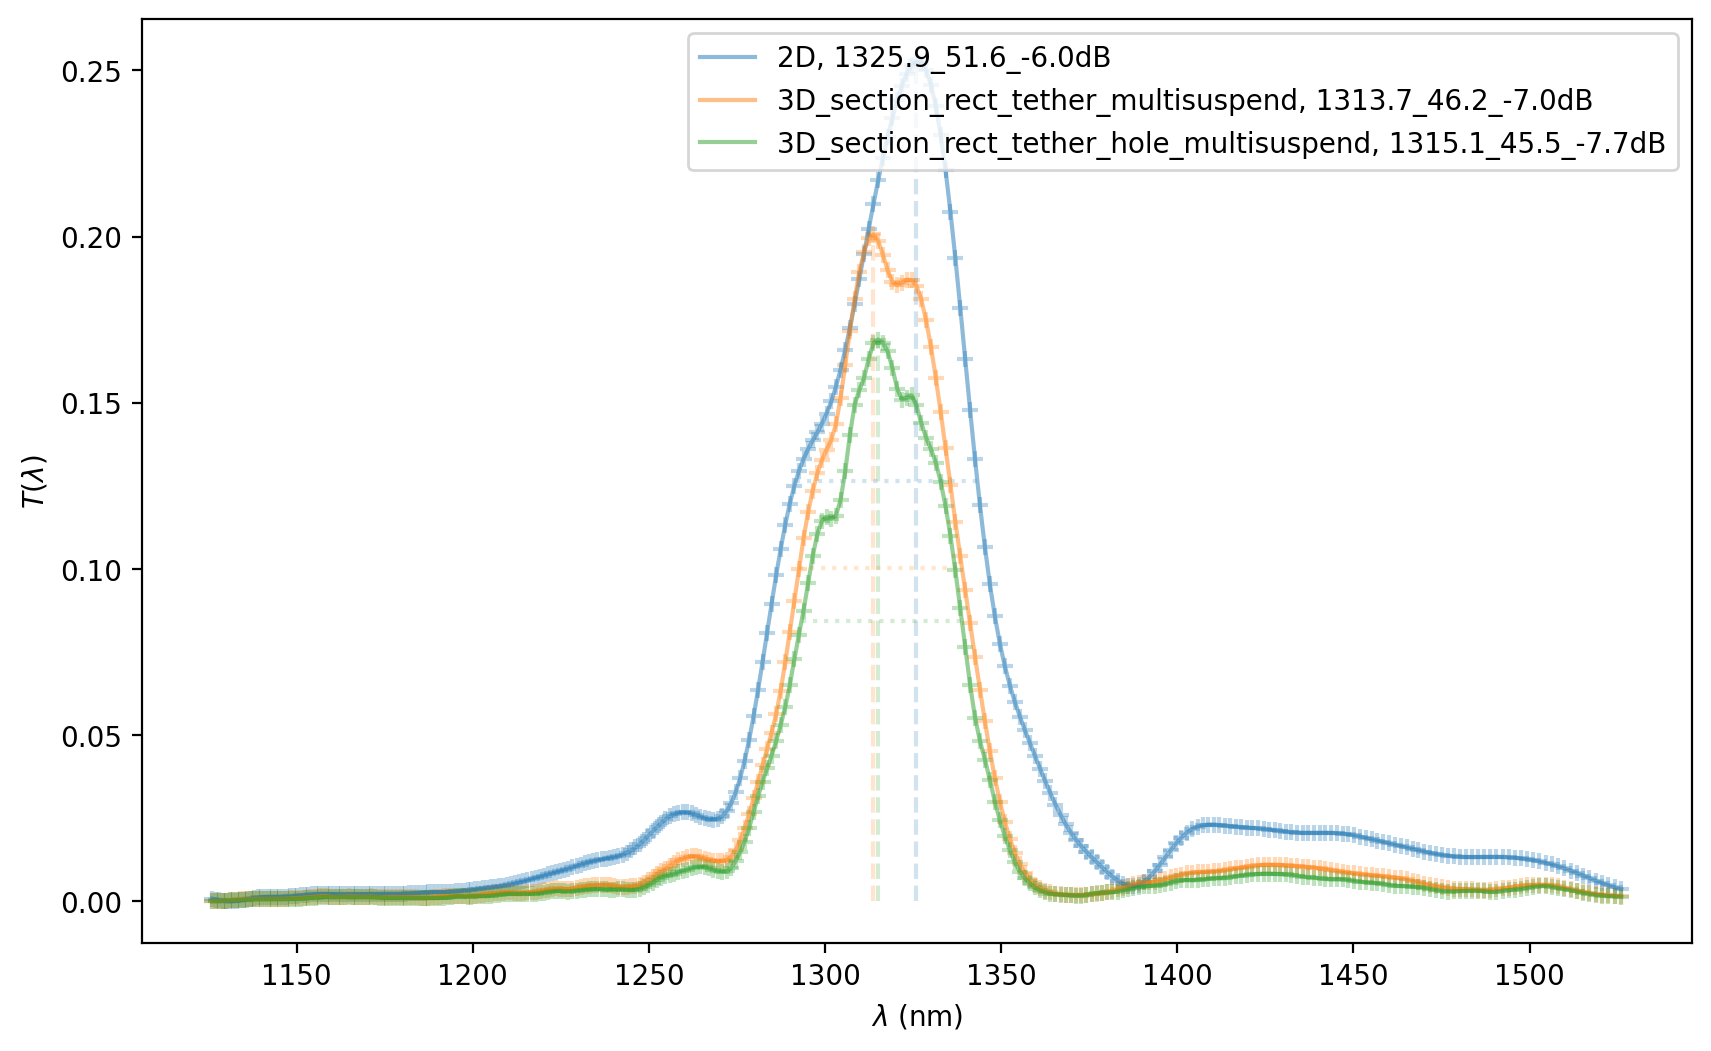

The Python source for this figure:
import matplotlib.pyplot as plt
import numpy as np
import os
import sys

sys.path.append("../..")
sys.path.append("..")
from json_uuid import uuid_to_wd, getdataName
from lib.gaussian.gaussian_fit_1d import arb_fit_1d

if __name__ == "__main__":
    uuid = "38b2"
    dataName = getdataName(uuid)
    fig, ax = plt.subplots(figsize=(10, 6))
    # >>> 2D <<< #
    fileName = "{:s}_transmission.txt".format(dataName)
    data = np.loadtxt(fileName)
    arb_fit_1d(ax, data[:, 0] * 1e3, data[:, 1], "2D")
    # >>> 3D <<< #
    tether_typ_list = [
        # "empty",
        "section_rect_tether_multisuspend",
        "section_rect_tether_hole_multisuspend",
    ]
    for tether_typ in tether_typ_list:
        fileName = "{:s}_{:s}_3D_simulated_transmission.txt".format(
            dataName, tether_typ
        )
        data = np.loadtxt(fileName)
        arb_fit_1d(ax, data[:, 0] * 1e3, data[:, 1], "3D_{:s}".format(tether_typ))

    plt.legend()
    plt.savefig(
        "{:s}_compare_transmission.png".format(uuid), dpi=200, bbox_inches="tight"
    )
    plt.show()
